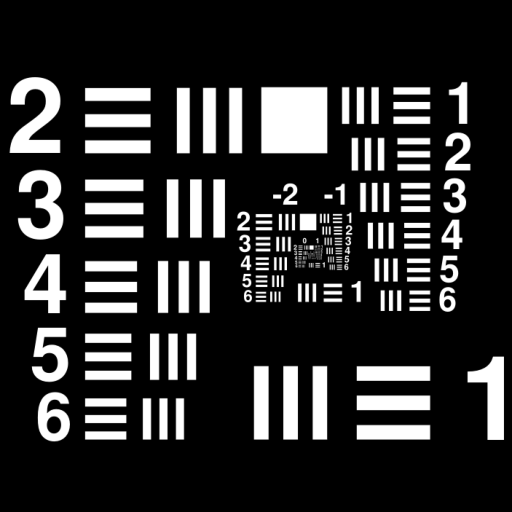
%> input picture USAF.tif, 512 x 512 px
$ octave script_CGH.m   (GNU Octave 9; MATLAB toolbox functions it lacks are replaced by stand-ins)
%> lines starting %> are read from the running program, lines starting %| are printed output that depends on the picture; in (x1, y1, x2, y2) boxes, pixels count from 0 and x2, y2 are one past the last pixel; in counts of white or black regions, pixels touching at a corner belong together; the program's own positions count from 1
### AngularSpectrumPropagation.m
function output_field = AngularSpectrumPropagation(input_field, sampling, lambda, distance)
fmax = 1/2/sampling; %Nyquist frequency
[size_y, size_x] = size(input_field);
fx_vector = linspace(0, fmax, size_x/2+1);
fx_vector = [-fliplr(fx_vector), fx_vector(2:end-1)];
fy_vector = linspace(0, fmax, size_y/2+1);
fy_vector = [-fliplr(fy_vector), fy_vector(2:end-1)];
[fx_square, fy_square] = meshgrid(fx_vector.^2, fy_vector.^2);
phase_coefficients = exp(2i*pi*distance*sqrt(1/lambda^2 - fx_square - fy_square));
output_field = ifft2(fft2(input_field).*fftshift(phase_coefficients));
end

### PhaseColormap.m
function cmap = PhaseColormap(varargin)
% Calculates and applies a colormap for displaying phase images
% blue for negative values, red for positive values
% odd length due to symmetrical distribution [-pi ... pi] of phase values
% Default length: 257
% Optional input arguments: N, type
% Type 1: following Kim's DHM review : fully saturated colours in [-pi; pi],
% colour brightness increasing when the absolute phase value is going towards 0 (going towards white)
% Type 2: same as type 1, but colour brightness decreasing when the absolute
% phase value is going towards 0 (going towards black)
% Type 3: same as type 2, but half saturation in [-pi; pi]
% Type 4: continuous phase jump (white), 0 phase black, blue or red colour
% enforced by gamma adjustement of RGB curves

    if nargin>2
        error('myApp:argChk', 'Too many input arguments')
    end
    if nargin>=1
        N = varargin{1};
    else
        N = 256;
    end
    if nargin==2
        type = varargin{2};
    else
        type = 1;
    end
    if mod(N,2)
        N = (N + 1)/2;
    else
        N = N/2 + 1;
    end
    switch type
        case 1
            c = [linspace(0,1,N);linspace(0,1,N);ones(1,N)].';
        case 2
            c = [zeros(1,N);zeros(1,N);linspace(1,0,N)].';
        case 3
            c = [linspace(0.5,0,N);linspace(0.5,0,N);linspace(1,0,N)].';
        case 4
            gamma = 2;
            c = [linspace(1,0,N).^gamma;linspace(1,0,N).^gamma;linspace(1,0,N)].';
    end
    cmap = [c;rot90(c(1:end-1,:),2)];
end

### script_CGH.m
% Script to produce a Computer Generated Hologram
% Simulation of the interference process and intensity recording on a CCD/CMOS sensor
% Reconstruction of the hologram (filter + digital refocusing)

%% Physical values (to adjust)
% spatial sampling interval on the CCD sensor, in meters
sampling = 9.3e-6;
% laser wavelength, in meters
lambda = 632.8e-9;
% distance of the object from the CCD sensor, in meters
d = 40e-2;
% reference beam tilt in x and y directions, in degrees
reference_tilt_x = 1;
reference_tilt_y = 1;
% intensity ratio between object beam and reference beam (less than or
% equal to 1 is better)
ratio = 0.95;

%% Reconstruction parameters
% reconstruction beam tilt in x and y directions, in degrees
% (should match the configuration of the reference beam)
reconstruction_tilt_x = reference_tilt_x;
reconstruction_tilt_y = reference_tilt_y;
% size of the filter used to block the zero order and twin image
filter_size_x = 200;
filter_size_y = 200;

%% Display parameters
% threshold value used for logarithmic scaling to improve contrast in the
% Fourier domain
threshold = 1e0;

%% Object slide
% replace with any greyscale picture
% transparency slide modulating the amplitude only
object_slide = double(imread('USAF.tif'));
%> object_slide: size 512x512 double; min 0, max 255, mean 46.1; mean of the top-left, top-right, bottom-left and bottom-right quarters 51.2, 47.9, 44.1, 41.2

%% Figures
% check if figures already exist from a previous run, if not create them
if isempty(findobj('Tag', 'intensity'))
    hfig_intensity = figure('Name', 'Intensity distributions', 'Tag', 'intensity');
    colormap(gray(256))
end
if isempty(findobj('Tag', 'phase'))
    hfig_phase = figure('Name', 'Phase distributions', 'Tag', 'phase');
    colormap(PhaseColormap)
end
if isempty(findobj('Tag', 'Fourier'))
    hfig_Fourier = figure('Name', 'Fourier domain', 'Tag', 'Fourier');
    colormap(gray(256))
end

%% Calculate object beam at the plane of the CCD sensor
% assume a normal plane wave passing through the transparency
% using the first Rayleigh-Sommerfeld propagation integral
object_beam = AngularSpectrumPropagation(object_slide, sampling, lambda,d);
% normalize the object beam intensity values between 0 and 1 to match the
% reference beam, then apply the intensity ratio
m1 = max(abs(object_beam(:)));
%> m1 = 491
object_beam = object_beam/m1*ratio;

%% Calculate reference beam at the plane of the CCD sensor
% calculate the reference beam with same size as the object beam
size_x = size(object_slide, 2);
%> size_x = 512
size_y = size(object_slide, 1);
%> size_y = 512
% calculate pixel indexes, with 0 at the centre
x_vector = (1:size_x) - floor(size_x/2) - 1;
%> x_vector = 512 values from -256 to 255
y_vector = (1:size_y) - floor(size_y/2) - 1;
%> y_vector = 512 values from -256 to 255
% calculate spatial location for each pixel, with correct sampling interval
[x, y] = meshgrid(x_vector*sampling, y_vector*sampling);
% wave vector
k = 2*pi/lambda;
% tilt in radians
tilt_x_rad = reference_tilt_x/180*pi;
tilt_y_rad = reference_tilt_y/180*pi;
% reference beam: plane wave with constant amplitude (1)
% tilts in x and/or y lead to a phase ramp
reference_beam = exp(1i*k*(x*sin(tilt_x_rad) + y*sin(tilt_y_rad)));

%% Calculate the interference between the two beams
% intensity: square of modulus
hologram = abs(object_beam + reference_beam).^2;
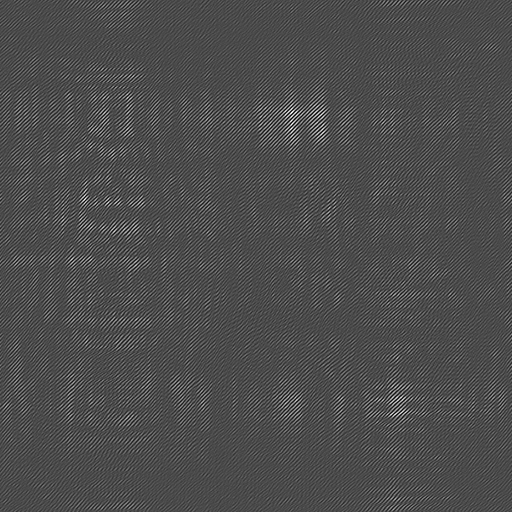
%> hologram: size 512x512 double; min 0.0343, max 3.35, mean 1.04; drawn with min black and max white

%% Reconstruction beam
% tilt in radians
tilt_x_rad = reconstruction_tilt_x/180*pi;
tilt_y_rad = reconstruction_tilt_y/180*pi;
% reconstruction beam: plane wave with constant amplitude (1)
% tilts in x and/or y lead to a phase ramp
reconstruction_beam = exp(1i*k*(x*sin(tilt_x_rad) + y*sin(tilt_y_rad)));

%% Re-centering and filtering
% diffraction of the reconstruction beam on the hologram
% the effect is to re-center the virtual image in the Fourier domain, if
% the reconstruction beam matches the original reference beam
% same effect can be achieved in the Fourier domain with circshift
virtual_image = hologram.*reconstruction_beam;
virtual_image_FFT = fftshift(fft2(fftshift(virtual_image)));
% filter window
mask = zeros(size_y, size_x);
mask_vector_x = (1:filter_size_x) - floor(filter_size_x/2) - 1 + floor(size_x/2);
%> mask_vector_x = 200 values from 156 to 355
mask_vector_y = (1:filter_size_y) - floor(filter_size_y/2) - 1 + floor(size_y/2);
%> mask_vector_y = 200 values from 156 to 355
mask(mask_vector_y, mask_vector_x) = 1;
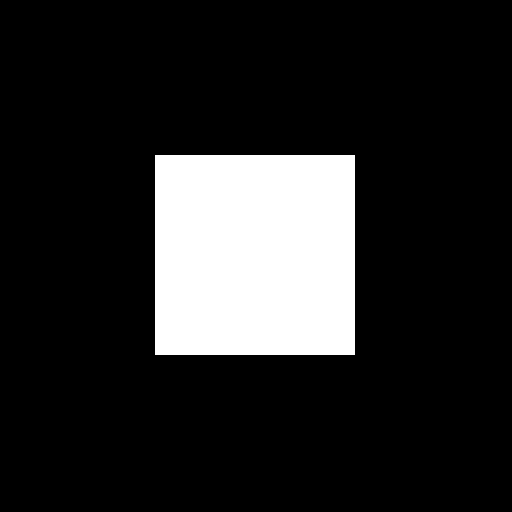
%> mask: size 512x512 double; values 0 (black) and 1 (white), 15.3% white; 1 white region, box (x1, y1, x2, y2) and area: (155, 155, 355, 355) 40000
% apply the filter mask to suppress the twin image and the zero order term
virtual_image_FFT = virtual_image_FFT.*mask;
virtual_image = ifftshift(ifft2(ifftshift(virtual_image_FFT)));

%% Reconstruction of the virtual image
% using the first Rayleigh-Sommerfeld propagation integral
% minus sign: reconstruction behind the hologram for the virtual image
virtual_image_refocused = AngularSpectrumPropagation(virtual_image, sampling, lambda, -d);

%% Display the resulting intensity and phase distributions
figure(hfig_intensity)
subplot(2, 2, 1)
imagesc(abs(object_slide).^2), axis image
title({'Intensity of the object beam', 'just after the transparency slide'})
subplot(2, 2, 2)
imagesc(abs(object_beam).^2), axis image
title({'Intensity of the object beam', 'at the plane of the CCD sensor'})
subplot(2, 2, 3)
imagesc(hologram), axis image
title({'Intensity of the hologram', 'at the plane of the CCD sensor'})
subplot(2, 2, 4)
imagesc(abs(virtual_image_refocused).^2), axis image
title({'Intensity of the reconstructed image', 'at distance d'})
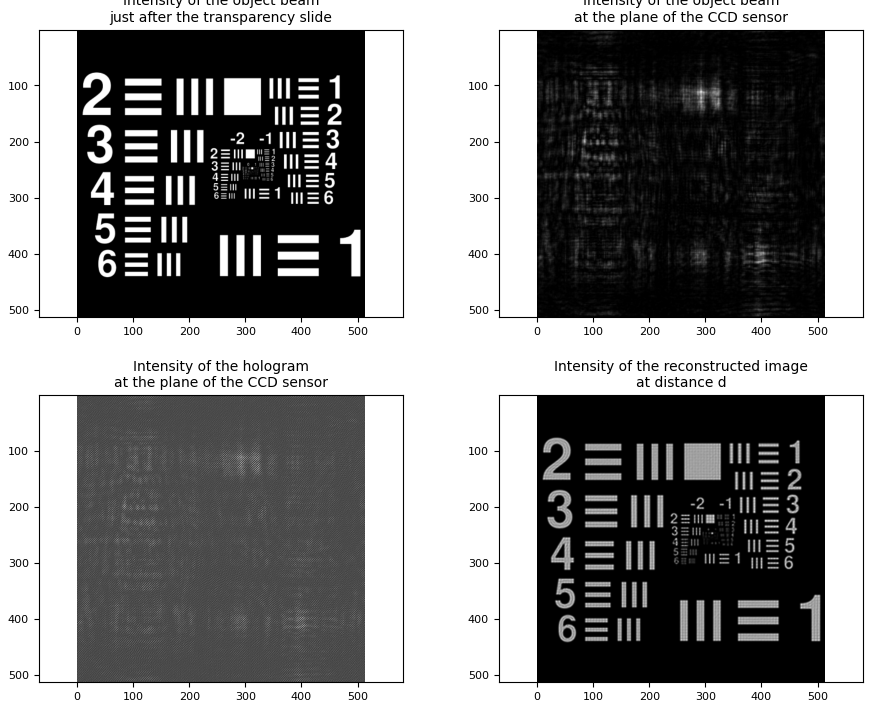
%> figure redrawn from the program's plot data, 4 panels

figure(hfig_phase)
subplot(2, 2, 1)
imagesc(angle(object_beam)), axis image
title({'Phase of the object beam alone', 'at the plane of the CCD sensor'})
subplot(2, 2, 2)
imagesc(angle(reference_beam)), axis image
title({'Phase of the reference beam alone', 'at the plane of the CCD sensor'})
subplot(2, 2, 3)
imagesc(angle(virtual_image)), axis image
title({'Phase of the filtered virtual image', 'at the plane of the CCD sensor'})
subplot(2, 2, 4)
imagesc(angle(virtual_image_refocused)), axis image
title({'Phase of the refocused virtual image', 'at distance d'})
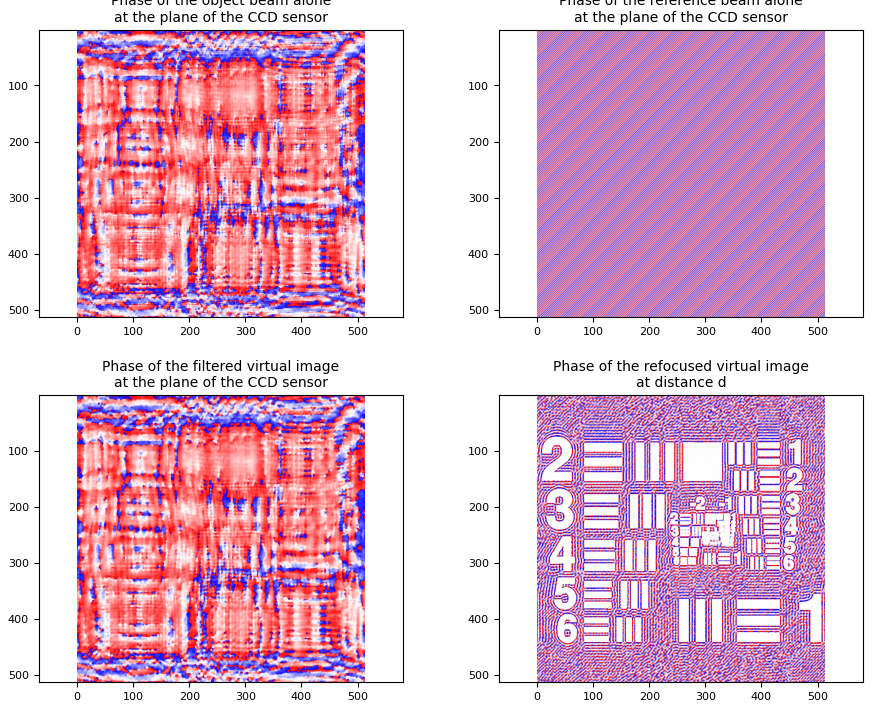
%> figure redrawn from the program's plot data, 4 panels

%% Display the modulus in the Fourier domain
object_beam_FFT = fftshift(fft2(fftshift(object_beam)));
reference_beam_FFT = fftshift(fft2(fftshift(reference_beam)));
hologram_FFT = fftshift(fft2(fftshift(hologram)));

figure(hfig_Fourier)
subplot(2, 2, 1)
imagesc(log(abs(object_beam_FFT) + threshold)), axis image
title('Object beam')
subplot(2, 2, 2)
imagesc(log(abs(reference_beam_FFT) + threshold)), axis image
title('Reference beam')
subplot(2, 2, 3)
imagesc(log(abs(hologram_FFT) + threshold)), axis image
title('Hologram')
subplot(2, 2, 4)
imagesc(log(abs(virtual_image_FFT) + threshold)), axis image
title('Virtual image filtered and re-centered')
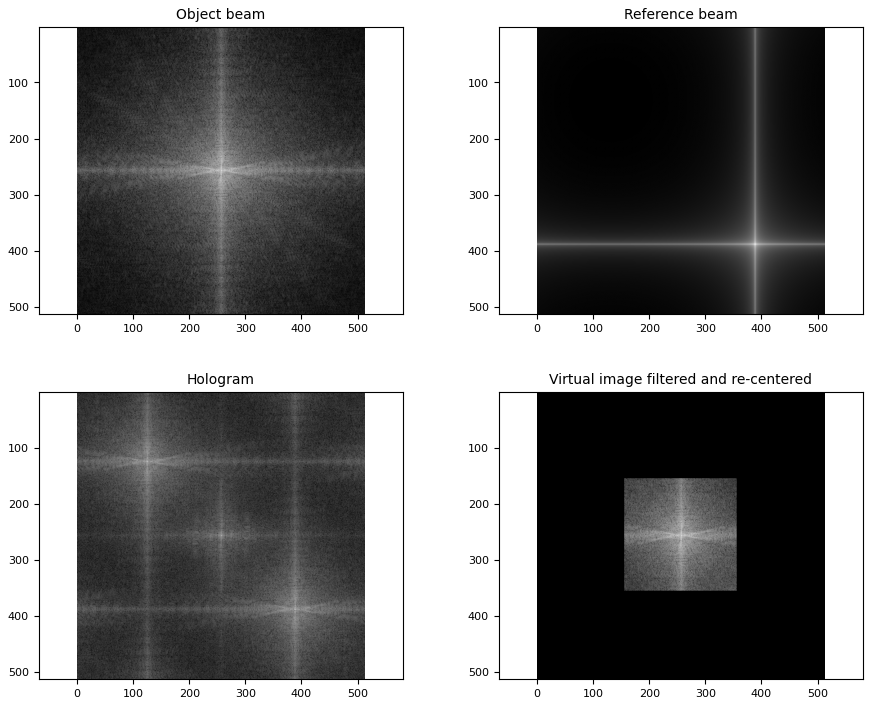
%> figure redrawn from the program's plot data, 4 panels
